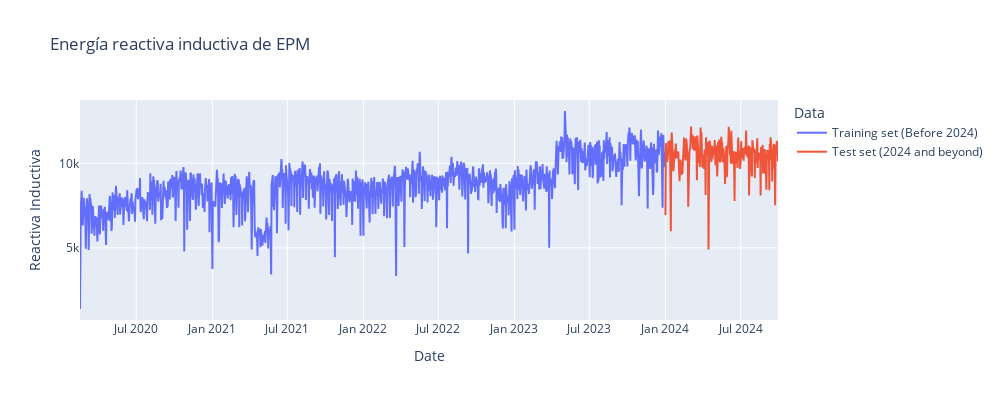

The cell this chart's notebook holds for it:
### Code cell
import plotly.graph_objects as go

# Definir los datos para el conjunto de entrenamiento y prueba
training_data = df_energia_epm["reactiva_inductiva"][:'2023']
test_data = df_energia_epm["reactiva_inductiva"]['2024':]

# Crear la figura
fig = go.Figure()

# Añadir la serie de datos del conjunto de entrenamiento
fig.add_trace(go.Scatter(
    x=training_data.index,
    y=training_data.values,
    mode='lines',
    name='Training set (Before 2024)'
))

# Añadir la serie de datos del conjunto de prueba
fig.add_trace(go.Scatter(
    x=test_data.index,
    y=test_data.values,
    mode='lines',
    name='Test set (2024 and beyond)'
))

# Configurar el diseño del gráfico
fig.update_layout(
    title="Energía reactiva inductiva de EPM",
    xaxis_title="Date",
    yaxis_title="Reactiva Inductiva",
    legend=dict(title="Data"),
    width=1000, # Ajustar el ancho en lugar de figsize
    height=400
)

# Mostrar el gráfico
fig.show()

### Figure 1 — Plotly figure (JSON) as saved in the notebook; plotly's stock layout.template omitted (floating-point values rounded to 4 significant figures; data arrays with more than 128 entries replaced by an {"elided": "..."} marker saying what was removed)
{"data": [{"mode": "lines", "name": "Training set (Before 2024)", "type": "scatter", "x": {"elided": "1403 str values"}, "y": {"elided": "1403 int values"}}, {"mode": "lines", "name": "Test set (2024 and beyond)", "type": "scatter", "x": {"elided": "265 str values"}, "y": {"elided": "265 int values"}}], "layout": {"height": 400, "legend": {"title": {"text": "Data"}}, "title": {"text": "Energía reactiva inductiva de EPM"}, "width": 1000, "xaxis": {"title": {"text": "Date"}}, "yaxis": {"title": {"text": "Reactiva Inductiva"}}}}
